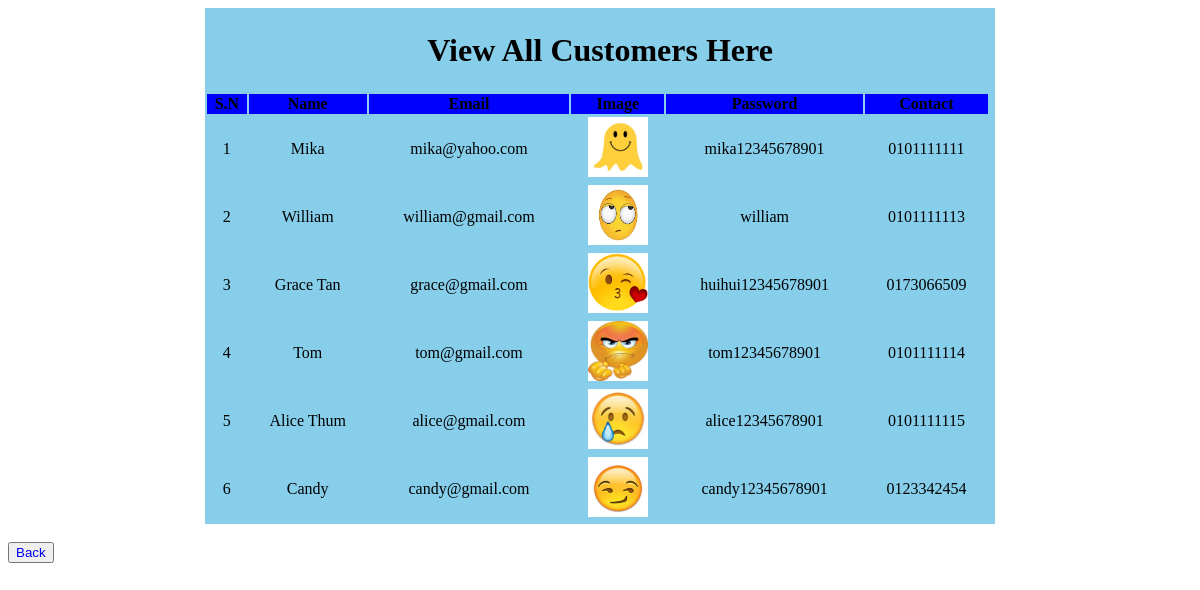
The app's page /admin/view_customers.php, older data.
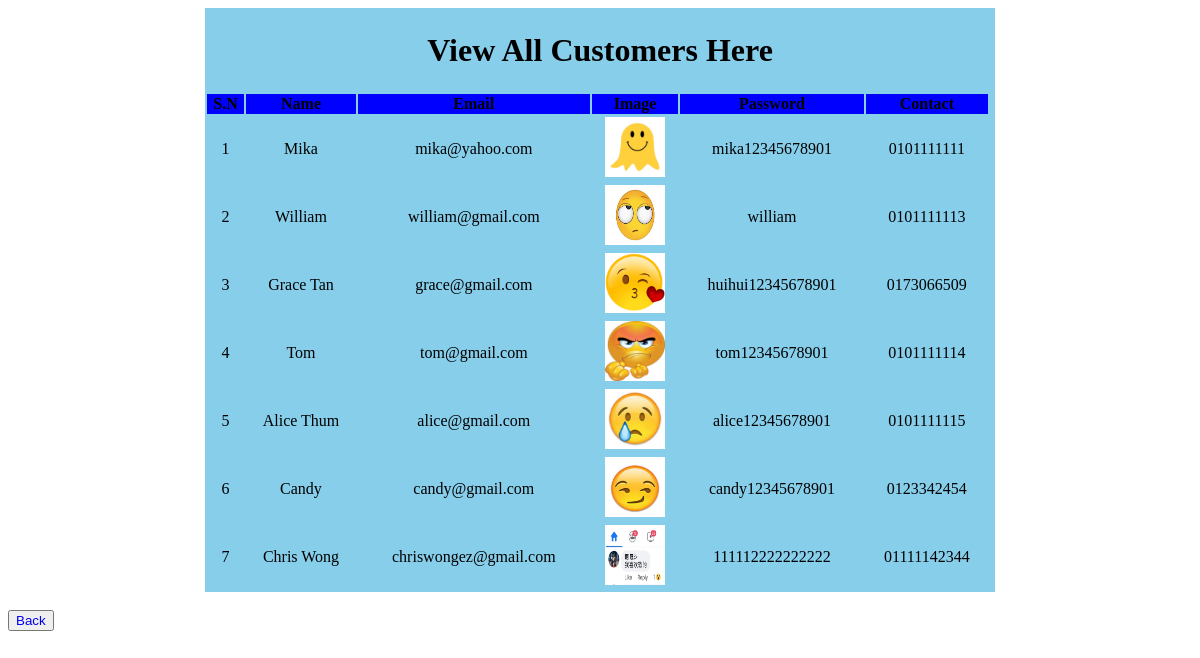
The same page, newer data.
### tables this page shows
CREATE TABLE `user` (
  `user_id` int(10) NOT NULL,
  `user_name` varchar(100) NOT NULL,
  `user_email` varchar(100) NOT NULL,
  `user_pass` varchar(100) NOT NULL,
  `user_pass2` varchar(100) NOT NULL,
  `user_address` text NOT NULL,
  `user_state` text NOT NULL,
  `user_contact` varchar(255) NOT NULL,
  `user_image` text NOT NULL
);

### admin/view_customers.php (the view, shortened to what this page needs)
<!DOCTYPE html>
<html>
<head>
</head>
<body>
<table width="790" align="center" bgcolor="skyblue">
<tr align="center">
  <td colspan="7"><h1>View All Customers Here</h1></td>
</tr>
  <tr align="center" style="font-size:24" bgcolor="blue" >
    <th>S.N</th>
    <th>Name</th>
    <th>Email</th>
    <th>Image</th>
    <th>Password</th>
    <th>Contact</th>
  </tr>
<?php
include("includes/db.php");
$get_u = "select * from user";
$run_u = mysqli_query($con, $get_u);
$i = 0;
while ($row_u= mysqli_fetch_array($run_u)){
  $u_id = $row_u['user_id'];
  $u_name = $row_u['user_name'];
  $u_email = $row_u['user_email'];
  $u_pass = $row_u['user_pass'];
  $u_contact = $row_u['user_contact'];
  $u_image = $row_u['user_image'];
  $i++;
 ?>
<tr align="center" style="font-size:20">
  <td><?php echo $i;?></td>
  <td><?php echo $u_name;?></td>
  <td><?php echo $u_email;?></td>
  <td><img src="../customer/user_images/<?php echo $u_image;?>" width="60" height="60"/></td>
  <td><?php echo $u_pass;?></td>
  <td><?php echo $u_contact;?></td>
  <td><a href="delete_u.php?delete_u=<?php echo $u_id;?>"></a></td>
</tr>
<?php } ?>
</table>
<br>
<td><button><a href="index.php" style="text-decoration:none;">Back</a></button></td>
<br><br><br><br></br>
</body>
</html>

Row changes from the older to the newer data that the page shows:
added user: user_name "Chris Wong", user_email "chriswongez@gmail.com", user_image (picture), user_pass "111112222222222", user_contact "01111142344"
